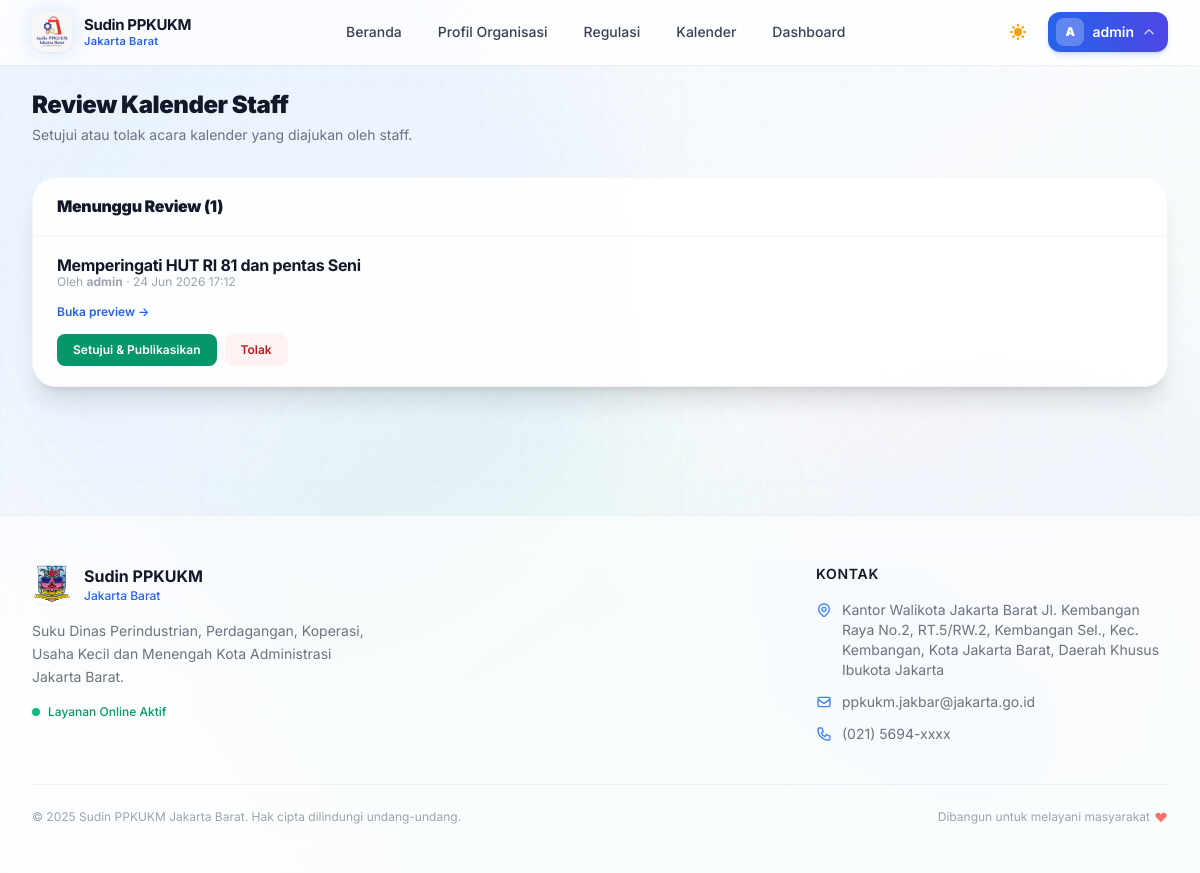
/admin/reviews/calendar (signed in), run on the app's committed database.
### app.py (models this page shows)
class User(UserMixin, db.Model):
    id = db.Column(db.Integer, primary_key=True)
    username = db.Column(db.String(50), unique=True, nullable=False)
    email = db.Column(db.String(100), unique=True, nullable=False)
    password_hash = db.Column(db.String(255), nullable=False)
    role = db.Column(db.String(20), default='staff')  # 'admin' | 'staff'
    nip = db.Column(db.String(30), unique=True, nullable=True)
    is_active_account = db.Column(db.Boolean, default=True, nullable=False)
    must_change_password = db.Column(db.Boolean, default=False, nullable=False)
    created_at = db.Column(db.DateTime, default=datetime.datetime.utcnow)

class News(db.Model):
    id = db.Column(db.Integer, primary_key=True)
    title = db.Column(db.String(200), nullable=False)
    content = db.Column(db.Text)
    image_url = db.Column(db.String(255))
    publish_date = db.Column(db.DateTime, default=datetime.datetime.utcnow)
    author_id = db.Column(db.Integer, db.ForeignKey('user.id'))
    author = db.relationship('User', foreign_keys=[author_id], backref='news')
    status = db.Column(db.String(20), default='pending', nullable=False)  # 'pending' | 'published' | 'rejected'
    category = db.Column(db.String(50), default='event', nullable=False)  # 'pelatihan' | 'promosi' | 'event' | 'ukm' | 'kalender'
    registration_start_date = db.Column(db.DateTime, nullable=True)
    registration_end_date = db.Column(db.DateTime, nullable=True)
    start_date = db.Column(db.DateTime, nullable=True)
    end_date = db.Column(db.DateTime, nullable=True)
    participant_count = db.Column(db.Integer, nullable=True)
    location = db.Column(db.String(255), nullable=True)
    reviewed_by_id = db.Column(db.Integer, db.ForeignKey('user.id'), nullable=True)
    reviewer = db.relationship('User', foreign_keys=[reviewed_by_id])
    reviewed_at = db.Column(db.DateTime, nullable=True)
    reject_reason = db.Column(db.Text, nullable=True)
    photos = db.relationship('NewsPhoto', backref='news', cascade='all, delete-orphan', lazy='select')
    videos = db.relationship('NewsVideo', backref='news', cascade='all, delete-orphan', lazy='select')

### app.py (the view)
@app.route('/admin/reviews/calendar')
@admin_required
def admin_calendar_reviews():
    pending = News.query.filter(News.status == 'pending', News.category.in_(['event', 'kalender'])).order_by(News.publish_date.asc()).all()
    rejected = News.query.filter(News.status == 'rejected', News.category.in_(['event', 'kalender'])).order_by(News.publish_date.desc()).all()
    return render_template('admin_reviews.html', pending=pending, rejected=rejected, review_type='calendar')

### templates/admin_reviews.html (shortened to what this page needs)
{% extends "base.html" %} {% block title %}{% if review_type == 'calendar' %}Review Kalender - Admin PPKUKM{% else %}Review Berita - Admin PPKUKM{% endif %}{% endblock %} {% block content %}
<div class="mb-8">
  <h1 class="text-2xl font-black text-gray-900 dark:text-white mb-1">{% if review_type == 'calendar' %}Review Kalender Staff{% else %}Review Berita Staff{% endif %}</h1>
  <p class="text-gray-500 dark:text-gray-400 text-sm">{% if review_type == 'calendar' %}Setujui atau tolak acara kalender yang diajukan oleh staff.{% else %}Setujui atau tolak berita yang diajukan oleh staff.{% endif %}</p>
</div>
<div class="bg-white/90 dark:bg-gray-800/90 backdrop-blur-xl rounded-3xl shadow-xl border border-gray-100 dark:border-gray-700 overflow-hidden mb-6">
  <div class="px-6 py-5 border-b border-gray-100 dark:border-gray-700 flex items-center justify-between">
    <h2 class="font-black text-gray-900 dark:text-white">Menunggu Review ({{ pending|length }})</h2>
  </div>
  {% if pending %}
  <div class="divide-y divide-gray-50 dark:divide-gray-700/50">
    {% for item in pending %}
    <div class="px-6 py-5">
      <div class="flex items-start justify-between gap-4 mb-2">
        <div class="flex-1 min-w-0">
          <h3 class="font-bold text-gray-900 dark:text-white">{{ item.title }}</h3>
          <p class="text-xs text-gray-400 mb-2">Oleh <b>{{ item.author.username }}</b> · {{ item.publish_date.strftime('%d %b %Y %H:%M') }}</p>
          <a href="{{ url_for('berita_detail', news_id=item.id) }}" class="text-xs font-semibold text-blue-600 dark:text-blue-400 hover:underline">Buka preview →</a>
        </div>
      </div>
      <div class="flex flex-wrap gap-2 mt-3">
        <form method="POST" action="{% if review_type == 'calendar' %}{{ url_for('admin_calendar_review_approve', news_id=item.id) }}{% else %}{{ url_for('admin_review_approve', news_id=item.id) }}{% endif %}">
          <button type="submit" class="px-4 py-2 rounded-lg bg-emerald-600 hover:bg-emerald-700 text-white text-xs font-semibold">Setujui & Publikasikan</button>
        </form>
        <details class="relative">
          <summary class="list-none cursor-pointer px-4 py-2 rounded-lg bg-red-50 dark:bg-red-900/30 text-red-700 dark:text-red-300 text-xs font-semibold">Tolak</summary>
        </details>
      </div>
    </div>
    {% endfor %}
  </div>
  {% else %}
  <div class="text-center py-12 text-sm text-gray-500 dark:text-gray-400">Tidak ada berita yang menunggu review.</div>
  {% endif %}
</div>
 {% endblock %}

### templates/base.html (shortened to what this page needs)
<!doctype html>
<html lang="id" x-data="{ mobileNav: false }">
  <head>
    <script src="https://cdn.tailwindcss.com"></script>
    <link rel="stylesheet" href="https://unpkg.com/leaflet@1.9.4/dist/leaflet.css" />
    <link rel="stylesheet" href="{{ url_for('static', filename='css/app.css') }}" />
    <link rel="stylesheet" href="{{ url_for('static', filename='css/news-professional.css') }}" />
  </head>
  <body class="font-sans min-h-screen transition-colors duration-500 bg-slate-50 dark:bg-gray-950">
    <div class="fixed inset-0 pointer-events-none overflow-hidden" style="z-index: 0">
      <div class="absolute inset-0 bg-gradient-to-br from-blue-50/80 via-slate-50 to-emerald-50/60 dark:from-gray-950 dark:via-gray-900 dark:to-blue-950/60"></div>
      <div class="bg-blob bg-blob-2 absolute w-[550px] h-[550px] rounded-full bg-purple-400 opacity-[0.05] dark:opacity-[0.04] blur-3xl"></div>
      <div class="bg-blob bg-blob-3 absolute w-[500px] h-[500px] rounded-full bg-emerald-400 opacity-[0.05] dark:opacity-[0.03] blur-3xl"></div>
      <div class="bg-blob bg-blob-4 absolute w-[350px] h-[350px] rounded-full bg-cyan-300 opacity-[0.04] dark:opacity-[0.03] blur-3xl"></div>
      <div class="absolute inset-0 bg-grid-pattern opacity-[0.03] dark:opacity-[0.04]"></div>
    </div>
    <nav class="sticky top-0 z-40 border-b border-white/30 dark:border-gray-800/60 bg-white/75 dark:bg-gray-900/75 backdrop-blur-2xl shadow-sm shadow-black/5">
      <div class="max-w-7xl mx-auto px-4 sm:px-6 lg:px-8">
        <div class="flex justify-between items-center h-16">
          <a href="{{ url_for('index') }}" class="flex items-center space-x-3 group flex-shrink-0">
            <div class="relative w-10 h-10">
              <img src="{{ url_for('static', filename='uploads/PPKUKM.jpeg') }}" alt="Logo PPKUKM" class="relative w-10 h-10 object-contain rounded-xl shadow-sm" onerror="this.style.display = 'none'" />
            </div>
            <div class="leading-tight">
              <div class="font-bold text-gray-900 dark:text-white text-[15px] tracking-tight">Sudin PPKUKM</div>
              <div class="text-[11px] text-blue-600 dark:text-blue-400 font-semibold tracking-wide">Jakarta Barat</div>
            </div>
          </a>
          <div class="hidden md:flex items-center space-x-1">
            <a
              href="{{ url_for('index') }}"
              class="nav-link px-4 py-2 text-sm font-medium text-gray-700 dark:text-gray-300 hover:text-blue-600 dark:hover:text-blue-400 rounded-lg hover:bg-blue-50/80 dark:hover:bg-blue-900/20 transition-all duration-200"
            >
              Beranda
            </a>
            <a
              href="{{ url_for('profil_organisasi') }}"
              class="nav-link px-4 py-2 text-sm font-medium text-gray-700 dark:text-gray-300 hover:text-blue-600 dark:hover:text-blue-400 rounded-lg hover:bg-blue-50/80 dark:hover:bg-blue-900/20 transition-all duration-200"
            >
              Profil Organisasi
            </a>
            <a
              href="{{ url_for('regulasi') }}"
              class="nav-link px-4 py-2 text-sm font-medium text-gray-700 dark:text-gray-300 hover:text-blue-600 dark:hover:text-blue-400 rounded-lg hover:bg-blue-50/80 dark:hover:bg-blue-900/20 transition-all duration-200"
            >
              Regulasi
            </a>
            <a
              href="{{ url_for('calendar') }}"
              class="nav-link px-4 py-2 text-sm font-medium text-gray-700 dark:text-gray-300 hover:text-blue-600 dark:hover:text-blue-400 rounded-lg hover:bg-blue-50/80 dark:hover:bg-blue-900/20 transition-all duration-200"
            >
              Kalender
            </a>
            {% if current_user.is_authenticated %}
            <a
              href="{{ url_for('dashboard') if current_user.role == 'admin' else url_for('staff_dashboard') }}"
              class="nav-link px-4 py-2 text-sm font-medium text-gray-700 dark:text-gray-300 hover:text-blue-600 dark:hover:text-blue-400 rounded-lg hover:bg-blue-50/80 dark:hover:bg-blue-900/20 transition-all duration-200"
            >
              Dashboard
            </a>
            {% endif %}
          </div>
          <div class="hidden md:flex items-center space-x-3">
            <button
              onclick="toggleTheme()"
              title="Mode Gelap / Terang"
              class="flex-shrink-0 w-9 h-9 rounded-xl flex items-center justify-center text-gray-500 dark:text-gray-400 hover:bg-gray-100 dark:hover:bg-gray-800 transition-all duration-200 focus:outline-none focus:ring-2 focus:ring-blue-500/40"
            >
            </button>
            {% if current_user.is_authenticated %}
            <div id="adminDropdown" class="relative" data-open="false">
              <button
                id="adminDropdownToggle"
                type="button"
                aria-expanded="false"
                class="relative flex items-center gap-2 pl-2 pr-3 py-1.5 rounded-xl bg-gradient-to-r from-blue-600 to-indigo-600 text-white text-sm font-medium hover:from-blue-700 hover:to-indigo-700 shadow-md shadow-blue-500/20 transition-all duration-200 focus:outline-none focus:ring-2 focus:ring-blue-500/40"
              >
                <span class="w-7 h-7 bg-white/25 rounded-lg flex items-center justify-center text-xs font-black uppercase">{{ current_user.username[0] }}</span>
                <span class="max-w-[110px] truncate font-semibold">{{ current_user.username }}</span>
                <svg class="dropdown-icon w-3.5 h-3.5 opacity-70 flex-shrink-0 transition-transform duration-200 rotate-180" fill="none" stroke="currentColor" viewBox="0 0 24 24">
                  <path stroke-linecap="round" stroke-linejoin="round" stroke-width="2.5" d="M19 9l-7 7-7-7" />
                </svg>
              </button>
            </div>
            {% endif %}
          </div>
        </div>
      </div>
    </nav>
    <main class="relative z-10 max-w-7xl mx-auto py-6 px-4 sm:px-6 lg:px-8">
       {% block content %}{% endblock %}
    </main>
    <footer class="relative z-10 mt-20 border-t border-gray-200/60 dark:border-gray-800/60 bg-white/60 dark:bg-gray-900/60 backdrop-blur-xl">
      <div class="max-w-7xl mx-auto px-4 sm:px-6 lg:px-8 py-12">
        <div class="grid grid-cols-1 md:grid-cols-3 gap-10">
          <div>
            <div class="flex items-center space-x-3 mb-4">
              <img src="{{ url_for('static', filename='uploads/logo.png') }}" alt="Logo" class="w-10 h-10 object-contain rounded-xl shadow-sm" onerror="this.style.display = 'none'" />
              <div>
                <div class="font-bold text-gray-900 dark:text-white">Sudin PPKUKM</div>
                <div class="text-xs text-blue-600 dark:text-blue-400 font-medium">Jakarta Barat</div>
              </div>
            </div>
            <p class="text-sm text-gray-500 dark:text-gray-400 leading-relaxed">Suku Dinas Perindustrian, Perdagangan, Koperasi, Usaha Kecil dan Menengah Kota Administrasi Jakarta Barat.</p>
            <div class="mt-4 flex items-center gap-2">
              <span class="w-2 h-2 rounded-full bg-emerald-500 animate-pulse"></span>
              <span class="text-xs text-emerald-600 dark:text-emerald-400 font-medium">Layanan Online Aktif</span>
            </div>
          </div>
          <div></div>
          <div>
            <h4 class="font-semibold text-gray-900 dark:text-white mb-4 text-sm uppercase tracking-wider">Kontak</h4>
            <ul class="space-y-3">
              <li class="flex items-start gap-2.5 text-sm text-gray-500 dark:text-gray-400">
                <span>Kantor Walikota Jakarta Barat Jl. Kembangan Raya No.2, RT.5/RW.2, Kembangan Sel., Kec. Kembangan, Kota Jakarta Barat, Daerah Khusus Ibukota Jakarta</span>
              </li>
              <li class="flex items-center gap-2.5 text-sm text-gray-500 dark:text-gray-400">
                <svg class="w-4 h-4 text-blue-500 flex-shrink-0" fill="none" stroke="currentColor" viewBox="0 0 24 24">
                  <path stroke-linecap="round" stroke-linejoin="round" stroke-width="2" d="M3 8l7.89 5.26a2 2 0 002.22 0L21 8M5 19h14a2 2 0 002-2V7a2 2 0 00-2-2H5a2 2 0 00-2 2v10a2 2 0 002 2z" />
                </svg>
                <span>ppkukm.jakbar@jakarta.go.id</span>
              </li>
              <li class="flex items-center gap-2.5 text-sm text-gray-500 dark:text-gray-400">
                <span>(021) 5694-xxxx</span>
              </li>
            </ul>
          </div>
        </div>
        <div class="mt-10 pt-6 border-t border-gray-200/60 dark:border-gray-800/60 flex flex-col sm:flex-row items-center justify-between gap-3">
          <p class="text-xs text-gray-400 dark:text-gray-500">&copy; 2025 Sudin PPKUKM Jakarta Barat. Hak cipta dilindungi undang-undang.</p>
          <div class="flex items-center gap-1 text-xs text-gray-400 dark:text-gray-500">
            <span>Dibangun untuk melayani masyarakat</span>
            <svg class="w-3.5 h-3.5 text-red-400" fill="currentColor" viewBox="0 0 20 20">
              <path fill-rule="evenodd" d="M3.172 5.172a4 4 0 015.656 0L10 6.343l1.172-1.171a4 4 0 115.656 5.656L10 17.657l-6.828-6.829a4 4 0 010-5.656z" clip-rule="evenodd" />
            </svg>
          </div>
        </div>
      </div>
    </footer>
  </body>
</html>

### data on the page
User: username "A", username "admin"
News: title "Memperingati HUT RI 81 dan pentas Seni", author.username "admin", publish_date "24 Jun 2026 17:12"

### other printed values
{{ pending|length }} "1"
